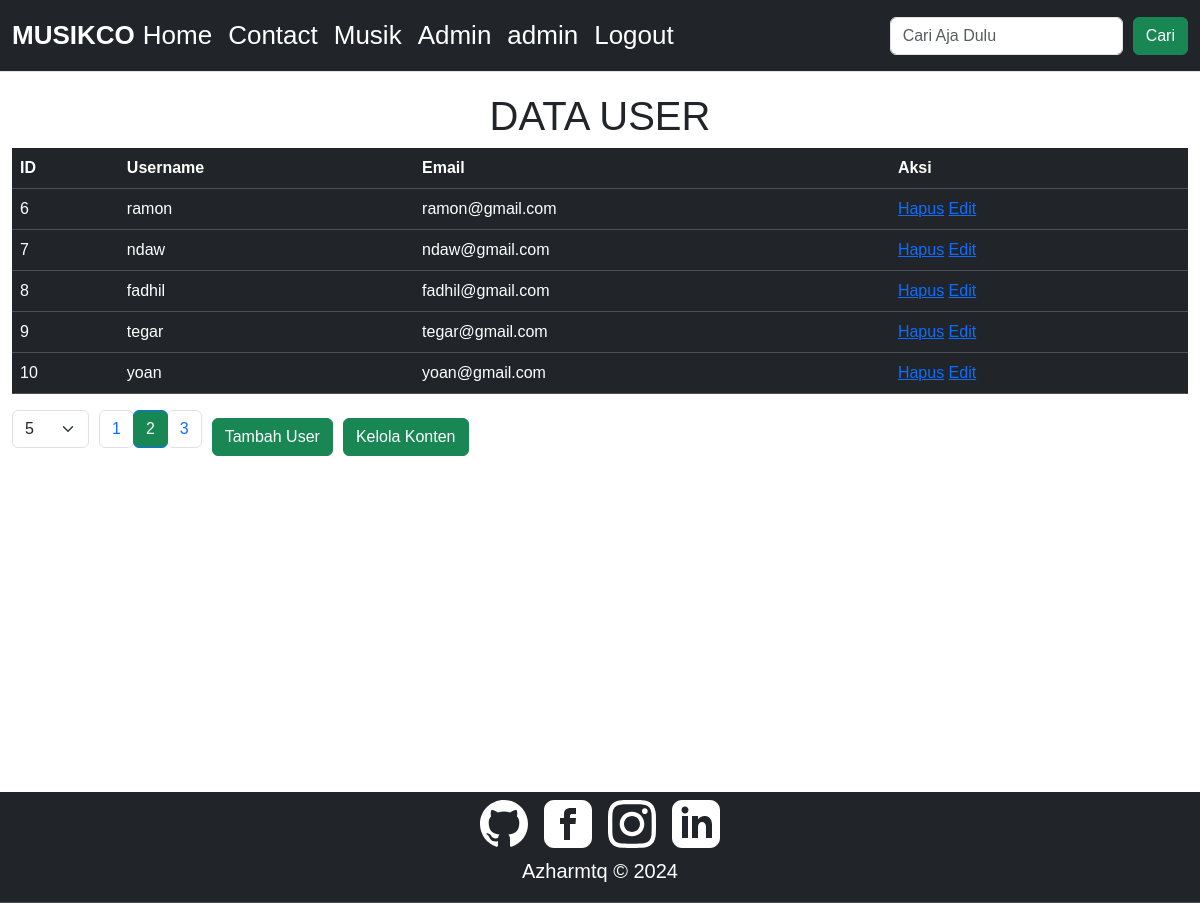
The app's page /admin/admin.php?page=2&limit=5 (signed in) with its own data.
### tables this page shows
CREATE TABLE `users` (
  `user_id` int NOT NULL,
  `username_user` varchar(50) NOT NULL,
  `email_user` varchar(50) NOT NULL,
  `password_user` varchar(255) NOT NULL
);

### admin/users.php (called while the page is built, shortened)
<?php
function getTotalUsersCount($koneksi, $search = null) {
    $query = "SELECT COUNT(*) AS total FROM users";
    $result = mysqli_query($koneksi, $query);
    $row = mysqli_fetch_assoc($result);
    return $row['total'];
}
function getUsers($koneksi, $offset, $limit, $search = null) {
    $query = "SELECT * FROM users";
    $query .= " LIMIT $offset, $limit";
    $result = mysqli_query($koneksi, $query);
    return $result;
}
$page = isset($_GET['page']) ? $_GET['page'] : 1;
$limit = isset($_GET['limit']) ? $_GET['limit'] : 5;
$search = isset($_GET['search']) ? $_GET['search'] : null;
$totalUsers = getTotalUsersCount($koneksi, $search);
$totalPages = ceil($totalUsers / $limit);
$page = max(1, min($page, $totalPages));
$offset = ($page - 1) * $limit;
$users = getUsers($koneksi, $offset, $limit, $search);
?>

### admin/admin.php (the view, shortened to what this page needs)
<?php
include 'koneksi.php';
include 'users.php';
?>
<!DOCTYPE html>
<html lang="en">
<head>
    <?php include 'meta.php';?>
</head>
<body>
    <?php include '../include/navbar.php';?>
    <div class="container-fluid" style="min-height: 90vh;">
        <div class="row">
            <div class="container-lg">
                <div class="user_table table-responsive">
                <h1>DATA USER</h1>
                    <table class="table table-dark">
                        <thead>
                            <tr>
                                <th scope="col">ID</th>
                                <th scope="col">Username</th>
                                <th scope="col">Email</th>
                                <th scope="col">Aksi</th>
                            </tr>
                        </thead>
                        <tbody>
                            <?php if ($totalUsers > 0) : ?>
                                <?php while ($row = mysqli_fetch_assoc($users)) : ?>
                                    <tr>
                                        <td><?php echo $row['user_id']; ?></td>
                                        <td><?php echo $row['username_user']; ?></td>
                                        <td><?php echo $row['email_user']; ?></td>
                                        <td>
                                        <a href="users_delete.php?id=<?php echo $row['user_id']; ?>">Hapus</a>
                                        <a href="users_edit.php?id=<?php echo $row['user_id']; ?>">Edit</a>
                                        </td>
                                    </tr>
                                <?php endwhile; ?>
                            <?php else : ?>
                                <tr>
                                    <td colspan="4">Data tidak ditemukan.</td>
                                </tr>
                            <?php endif; ?>
                        </tbody>
                    </table>
                </div>
                <div class="list_user table-responsive">
                <div class="option">
                    <select class="form-select" id="limitSelect" onchange="changeLimit()">
                        <option value="5" <?php echo $limit == 5 ? 'selected' : ''; ?>>5</option>
                    </select>
                </div>
                <nav aria-label="Page navigation example">
                    <ul class="pagination">
                        <?php if ($totalUsers > 0) : ?>
                            <?php for ($i = 1; $i <= $totalPages; $i++) : ?>
                                <?php if ($i <= 3 || $i >= $totalPages - 2 || ($i >= $page - 1 && $i <= $page + 1)) : ?>
                                    <li class="page-item <?php echo $i == $page ? 'active' : ''; ?>"><a class="page-link btn btn-outline-success" href="?page=<?php echo $i . ($search ? '&search=' . $search : '') . '&limit=' . $limit; ?>"><?php echo $i; ?></a></li>
                                <?php elseif ($i == 4 && $page > 5) : ?>
                                    <li class="page-item disabled"><a class="page-link btn btn-outline-success" href="#">...</a></li>
                                <?php elseif ($i == $totalPages - 3 && $page < $totalPages - 4) : ?>
                                    <li class="page-item disabled"><a class="page-link btn btn-outline-success" href="#">...</a></li>
                                <?php endif; ?>
                            <?php endfor; ?>
                        <?php endif; ?>
                    </ul>
                </nav>
                <div style="display: flex; gap: 10px;">
                <a href="users_add.php" class="l-konten btn btn-success">Tambah User</a>
                <a href="content.php" class="l-konten btn btn-success">Kelola Konten</a>
                </div>
                </div>
                </div>
            </div>
        </div>
    <?php include '../include/footer.php';?>
</body>
</html>

### assets/css/style.css (style rules this page uses)
body { min-height: 100vh; }
* { font-family: "Poppins", sans-serif; --bs-navbar-hover-color: #1bb46d; }
.active { --bs-pagination-active-bg: #198754; }
h1 { display: flex; place-content: center; padding-top: 20px; }
a.l-konten { margin: auto; display: flex; place-content: center; font-size: medium; }
.option { width: max-content; }
.list_user { width: 100%; height: fit-content; display: flex; gap: 10px; }

### records on screen
users: user_id "6", username_user "ramon", email_user "ramon@gmail.com"
users: user_id "7", username_user "ndaw", email_user "ndaw@gmail.com"
users: user_id "8", username_user "fadhil", email_user "fadhil@gmail.com"
users: user_id "9", username_user "tegar", email_user "tegar@gmail.com"
users: user_id "10", username_user "yoan", email_user "yoan@gmail.com"

### other values on screen
$username "admin"
